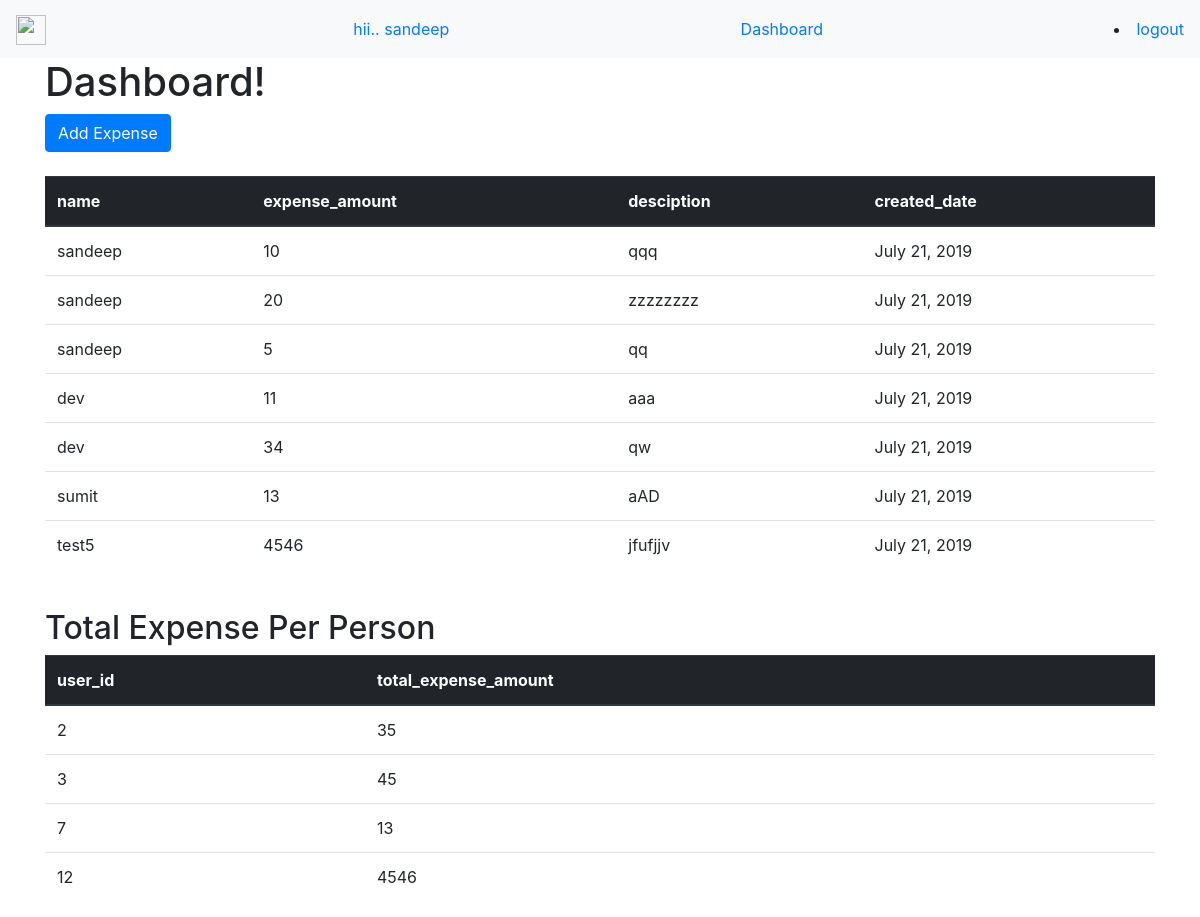
The app's page /dashboard/ (signed in) with its own data.
### demoapp/models.py (models this page shows)
class Expense(models.Model):
    user=models.ForeignKey(User, on_delete=models.CASCADE)
    expense_amount=models.IntegerField(default=0)
    desciption=models.TextField(default='')
    created_date=models.DateField(auto_now_add=True)
    def __str__(self):
        return str(self.user)

### demoapp/views.py (the view)
# urls.py: url('dashboard/', dashboard, name='dashboard'),
@login_required
def dashboard(request):
    expenses = Expense.objects.all()
    expenses_per_person= Expense.objects.values('user').annotate(Sum('expense_amount'))
    print(expenses_per_person)
    context={'expenses':expenses,'expenses_per_person':expenses_per_person}
    return render(request,'demoapp/dashboard.html',context=context)

### demoapp/templates/demoapp/dashboard.html (shortened to what this page needs)
<!DOCTYPE html>
<html lang="en">
<head>
    {% extends 'base.html' %}
{% block content %}
<h1>Dashboard!</h1>
<a href="/" class="btn pull-right btn-primary ">Add Expense</a>
<br>
<br>
<table class="table">
  <thead class="thead-dark">
    <tr>
      <th scope="col">name</th>
      <th scope="col">expense_amount</th>
      <th scope="col">desciption</th>
      <th scope="col">created_date</th>
    </tr>
  </thead>
  <tbody>
  {% for expense in expenses %}
    <tr>
      <td>{{ expense }}</td>
      <td>{{ expense.expense_amount }}</td>
      <td>{{ expense.desciption }}</td>
      <td>{{ expense.created_date }}</td>
    </tr>
  {% endfor %}
  </tbody>
</table>
<br>
<h2>Total Expense Per  Person</h2>
<table class="table">
  <thead class="thead-dark">
    <tr>
      <th scope="col">user_id</th>
      <th scope="col">total_expense_amount</th>
    </tr>
  </thead>
  <tbody>
  {% for person in expenses_per_person %}
    <tr>
      <td>{{ person.user }}</td>
      <td>{{ person.expense_amount__sum }}</td>
    </tr>
  {% endfor %}
  </tbody>
</table>
{% endblock %}

### demoapp/templates/base.html (shortened to what this page needs)
<!doctype html>
<html lang="en">
<head>
  <link rel="stylesheet" href="https://stackpath.bootstrapcdn.com/bootstrap/4.1.3/css/bootstrap.min.css">
</head>
<body>
<nav class="navbar navbar-light bg-light">
  <a class="navbar-brand" href="#">
    <img src="/docs/4.0/assets/brand/bootstrap-solid.svg" width="30" height="30" alt="">
  </a>
  {% if request.user.is_authenticated %}
  <a href="#">hii.. {{ request.user }}</a>
  <a href="dashboard/">Dashboard</a>
  <li><a href="/accounts/logout/?next=/">logout</a></li>
{% endif %}
</nav>
  <div class="container">
    {% block content %}
    {% endblock %}
  </div>
</body>
</html>

### records on screen
Expense: user.username "sandeep", expense_amount "10", desciption "qqq", created_date "July 21, 2019"
Expense: user.username "sandeep", expense_amount "20", desciption "zzzzzzzz", created_date "July 21, 2019"
Expense: user.username "sandeep", expense_amount "5", desciption "qq", created_date "July 21, 2019"
Expense: user.username "dev", expense_amount "11", desciption "aaa", created_date "July 21, 2019"
Expense: user.username "dev", expense_amount "34", desciption "qw", created_date "July 21, 2019"
Expense: user.username "sumit", expense_amount "13", desciption "aAD", created_date "July 21, 2019"
Expense: user.username "test5", expense_amount "4546", desciption "jfufjjv", created_date "July 21, 2019"

### other values on screen
{{ request.user }} "sandeep"
{{ person.user }} "2" "3" "7" "12"
{{ person.expense_amount__sum }} "35" "45" "13" "4546"
